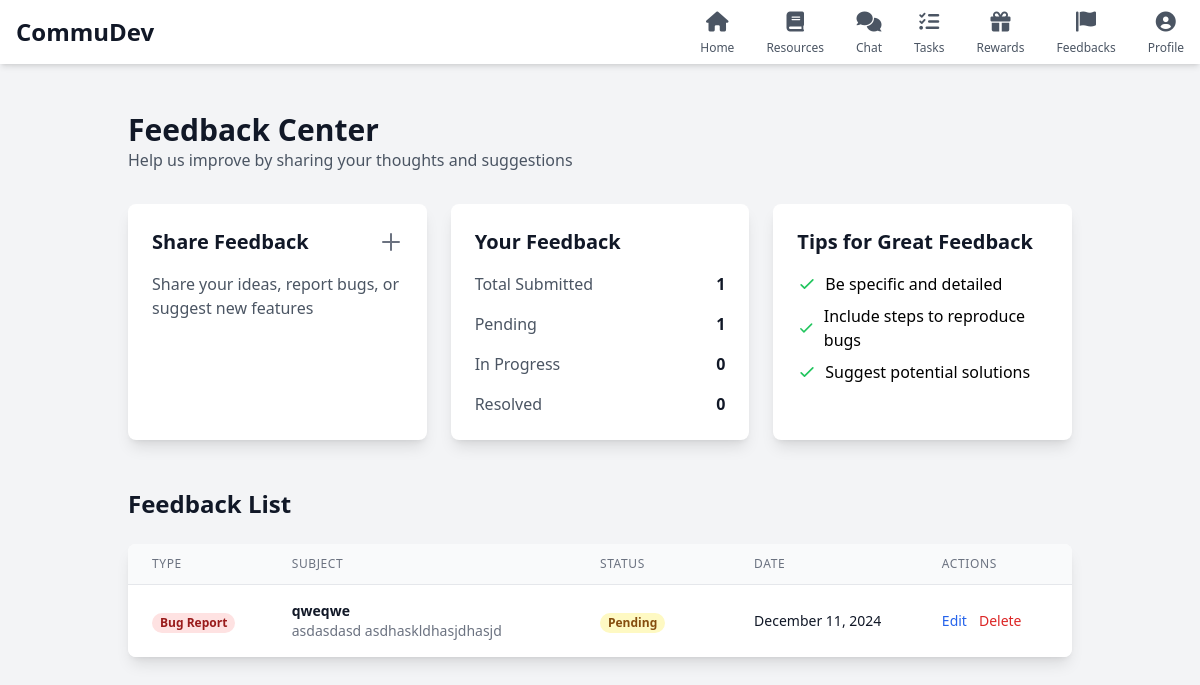
Before: /feedback/ (signed in) with the older database file.
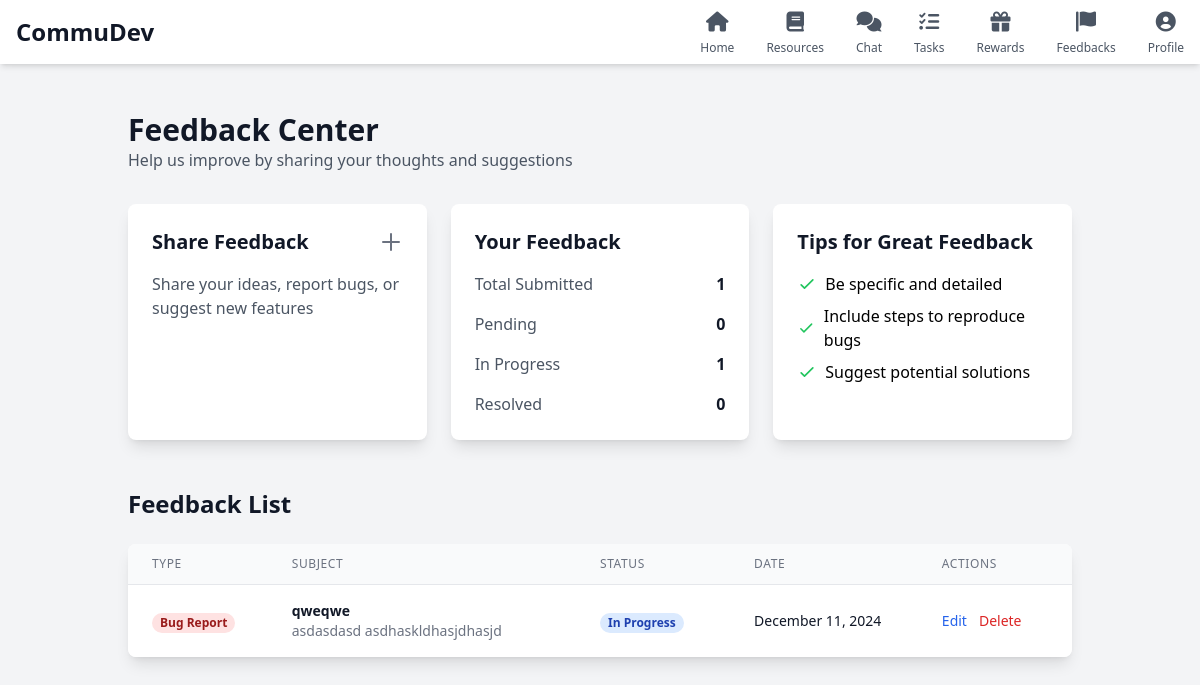
After: the same page with the newer database file.
### feedback/models.py (models this page shows, shortened)
class Feedback(models.Model):
    FEEDBACK_TYPES = [
        ('bug', 'Bug Report'),
        ('feature', 'Feature Request'),
        ('improvement', 'Improvement Suggestion'),
        ('general', 'General Feedback'),
        ('other', 'Other')
    ]
    STATUS_CHOICES = [
        ('pending', 'Pending'),
        ('in_progress', 'In Progress'),
        ('resolved', 'Resolved'),
        ('closed', 'Closed')
    ]
    feedback_id = models.AutoField(primary_key=True)
    user = models.ForeignKey(settings.AUTH_USER_MODEL, on_delete=models.CASCADE, related_name='feedbacks')
    feedback_type = models.CharField(max_length=100, choices=FEEDBACK_TYPES)
    subject = models.CharField(max_length=255)
    description = models.TextField()
    status = models.CharField(max_length=20, choices=STATUS_CHOICES, default='pending')
    date_submitted = models.DateTimeField(auto_now_add=True)
    date_resolved = models.DateTimeField(null=True, blank=True)
    resolution_notes = models.TextField(blank=True, null=True)
    priority = models.CharField(
        max_length=20,
        choices=[('low', 'Low'), ('medium', 'Medium'), ('high', 'High')],
        default='medium'
    )
    class Meta:
        ordering = ['-date_submitted']
        verbose_name = 'Feedback'
        verbose_name_plural = 'Feedbacks'

### feedback/views.py (the view)
# urls.py: path('', views.feedback_list, name='feedback-list'),
@login_required
def feedback_list(request):
    context = {
        'form': FeedbackForm(),
    }
    if request.user.is_staff:
        feedbacks = Feedback.objects.all().select_related('user').order_by('-date_submitted')
        context.update({
            'feedbacks': feedbacks,
            'all_feedback_stats': {
                'total': feedbacks.count(),
                'pending': feedbacks.filter(status='pending').count(),
                'in_progress': feedbacks.filter(status='in_progress').count(),
                'resolved': feedbacks.filter(status='resolved').count(),
            },
            'feedback_types': {
                'bug': feedbacks.filter(feedback_type='bug').count(),
                'feature': feedbacks.filter(feedback_type='feature').count(),
                'improvement': feedbacks.filter(feedback_type='improvement').count(),
                'general': feedbacks.filter(feedback_type='general').count(),
            }
        })
    else:
        feedbacks = Feedback.objects.filter(user=request.user).order_by('-date_submitted')
        context.update({
            'feedbacks': feedbacks,
            'feedback_stats': {
                'total': feedbacks.count(),
                'pending': feedbacks.filter(status='pending').count(),
                'in_progress': feedbacks.filter(status='in_progress').count(),
                'resolved': feedbacks.filter(status='resolved').count(),
            }
        })
    return render(request, 'feedback/feedback.html', context)

### feedback/templates/feedback/feedback.html (shortened to what the changed rows need)
<!DOCTYPE html>
<html lang="en">
<head>
    <script src="https://cdn.tailwindcss.com"></script>
    <link rel="stylesheet" href="https://cdnjs.cloudflare.com/ajax/libs/font-awesome/6.0.0/css/all.min.css" />
    <link rel="stylesheet" href="https://cdn.jsdelivr.net/npm/flatpickr/dist/themes/material_blue.css">
</head>
<body class="bg-gray-100 custom-scrollbar">
    <nav class="bg-white shadow-md fixed top-0 w-full z-50 h-16">
        <div class="w-full px-4 flex justify-between items-center h-full">
            <div class="flex-shrink-0">
                <h1 class="text-2xl font-bold text-gray-900">CommuDev</h1>
            </div>
        </div>
    </nav>
    <div class="container mx-auto px-4 py-8 mt-20">
        <div class="mb-8 ml-6 mr-6">
            <h2 class="text-3xl font-bold text-gray-900">Feedback Center</h2>
        </div>
        {% if not user.is_staff %}
        <div class="grid grid-cols-1 md:grid-cols-3 gap-6 ml-6 mr-6">
            <div class="bg-white rounded-lg shadow-lg p-6 transform transition-all duration-300 hover:shadow-xl cursor-pointer"
                 onclick="document.getElementById('createFeedbackModal').classList.remove('hidden')">
                <div class="flex items-center justify-between mb-4">
                    <h3 class="text-xl font-semibold text-gray-900">Share Feedback</h3>
                    <svg class="w-6 h-6 text-gray-500" fill="none" stroke="currentColor" viewBox="0 0 24 24">
                        <path stroke-linecap="round" stroke-linejoin="round" stroke-width="2" d="M12 4v16m8-8H4" />
                    </svg>
                </div>
                <p class="text-gray-600">Share your ideas, report bugs, or suggest new features</p>
            </div>
            <div class="bg-white rounded-lg shadow-lg p-6">
                <h3 class="text-xl font-semibold text-gray-900 mb-4">Your Feedback</h3>
                <div class="space-y-4">
                    <div class="flex justify-between items-center">
                        <span class="text-gray-600">Total Submitted</span>
                        <span class="text-gray-900 font-semibold">{{ feedback_stats.total }}</span>
                    </div>
                    <div class="flex justify-between items-center">
                        <span class="text-gray-600">Pending</span>
                        <span class="text-gray-900 font-semibold">{{ feedback_stats.pending }}</span>
                    </div>
                    <div class="flex justify-between items-center">
                        <span class="text-gray-600">In Progress</span>
                        <span class="text-gray-900 font-semibold">{{ feedback_stats.in_progress }}</span>
                    </div>
                    <div class="flex justify-between items-center">
                        <span class="text-gray-600">Resolved</span>
                        <span class="text-gray-900 font-semibold">{{ feedback_stats.resolved }}</span>
                    </div>
                </div>
            </div>
            <div class="bg-white rounded-lg shadow-lg p-6">
                <h3 class="text-xl font-semibold text-gray-900 mb-4">Tips for Great Feedback</h3>
                <ul class="space-y-2">
                    <li class="flex items-center">
                        <svg class="w-5 h-5 text-green-500 mr-2" fill="none" stroke="currentColor" viewBox="0 0 24 24">
                            <path stroke-linecap="round" stroke-linejoin="round" stroke-width="2" d="M5 13l4 4L19 7" />
                        </svg>
                        Be specific and detailed
                    </li>
                    <li class="flex items-center">
                        <svg class="w-5 h-5 text-green-500 mr-2" fill="none" stroke="currentColor" viewBox="0 0 24 24">
                            <path stroke-linecap="round" stroke-linejoin="round" stroke-width="2" d="M5 13l4 4L19 7" />
                        </svg>
                        Include steps to reproduce bugs
                    </li>
                    <li class="flex items-center">
                        <svg class="w-5 h-5 text-green-500 mr-2" fill="none" stroke="currentColor" viewBox="0 0 24 24">
                            <path stroke-linecap="round" stroke-linejoin="round" stroke-width="2" d="M5 13l4 4L19 7" />
                        </svg>
                        Suggest potential solutions
                    </li>
                </ul>
            </div>
        </div>
        {% endif %}
<div class="mt-12 ml-6 mr-6">
    <div class="bg-white rounded-lg shadow-lg overflow-hidden">
        <div class="relative">
            <div class="overflow-x-auto overflow-y-auto max-h-[500px]">
                <table class="min-w-full divide-y divide-gray-200">
                    <thead class="bg-gray-50 sticky top-0 z-10">
                        <tr>
                            <th class="px-6 py-3 text-left text-xs font-medium text-gray-500 uppercase tracking-wider w-[10%]">Type</th>
                            <th class="px-6 py-3 text-left text-xs font-medium text-gray-500 uppercase tracking-wider w-[30%]">Subject</th>
                            {% if not user.is_staff %}
                            <th class="px-6 py-3 text-left text-xs font-medium text-gray-500 uppercase tracking-wider w-[15%]">Status</th>
                            {% endif %}
                            <th class="px-6 py-3 text-left text-xs font-medium text-gray-500 uppercase tracking-wider w-[15%]">Date</th>
                            <th class="px-6 py-3 text-left text-xs font-medium text-gray-500 uppercase tracking-wider w-[15%]">Actions</th>
                        </tr>
                    </thead>
                    <tbody class="bg-white divide-y divide-gray-200">
                        {% for feedback in feedbacks %}
                        <tr>
                            <td class="px-6 py-4 whitespace-nowrap w-[10%]">
                                <span class="px-2 inline-flex text-xs leading-5 font-semibold rounded-full
                                    {% if feedback.feedback_type == 'bug' %}bg-red-100 text-red-800
                                    {% elif feedback.feedback_type == 'feature' %}bg-blue-100 text-blue-800
                                    {% elif feedback.feedback_type == 'improvement' %}bg-purple-100 text-purple-800
                                    {% else %}bg-green-100 text-green-800{% endif %}">
                                    {{ feedback.get_feedback_type_display }}
                                </span>
                            </td>
                            <td class="px-6 py-4 w-[30%]">
                                <div class="text-sm text-gray-900 font-semibold">{{ feedback.subject }}</div>
                                <div class="text-sm text-gray-500">{{ feedback.description|truncatechars:100 }}</div>
                            </td>
                            {% if not user.is_staff %}
                            <td class="px-6 py-4 whitespace-nowrap w-[15%]">
                                <span class="px-2 inline-flex text-xs leading-5 font-semibold rounded-full
                                    {% if feedback.status == 'resolved' %}bg-green-100 text-green-800
                                    {% elif feedback.status == 'in_progress' %}bg-blue-100 text-blue-800
                                    {% elif feedback.status == 'closed' %}bg-gray-100 text-gray-800
                                    {% else %}bg-yellow-100 text-yellow-800{% endif %}">
                                    {{ feedback.get_status_display }}
                                </span>
                            </td>
                            {% endif %}
                            <td class="px-6 py-4 whitespace-nowrap text-sm text-gray-900 w-[15%]">
                                {{ feedback.date_submitted|date:"F j, Y" }}
                            </td>
                            <td class="px-6 py-4 whitespace-nowrap text-sm font-medium w-[15%]">
                                {% if user.is_staff %}
                                <select onchange="updateStatus({{ feedback.pk }}, this.value)" class="w-full text-sm rounded-md border-gray-300 shadow-sm focus:border-blue-300 focus:ring focus:ring-blue-200 focus:ring-opacity-50">
                                    <option value="pending" {% if feedback.status == 'pending' %}selected{% endif %}>Pending</option>
                                    <option value="in_progress" {% if feedback.status == 'in_progress' %}selected{% endif %}>In Progress</option>
                                    <option value="resolved" {% if feedback.status == 'resolved' %}selected{% endif %}>Resolved</option>
                                    <option value="closed" {% if feedback.status == 'closed' %}selected{% endif %}>Closed</option>
                                </select>
                                {% else %}
                                    {% if feedback.user == request.user %}
                                    <div class="flex space-x-2">
                                        <button onclick="editFeedback({{ feedback.pk }})" class="text-blue-600 hover:text-blue-900 mr-1">Edit</button>
                                        <button onclick="deleteFeedback({{ feedback.pk }})" class="text-red-600 hover:text-red-900">Delete</button>
                                    </div>
                                    {% endif %}
                                {% endif %}
                            </td>
                        </tr>
                        {% endfor %}
                    </tbody>
                </table>
            </div>
        </div>
    </div>
</div>
</body>
</html>

Changed rows visible on the page:
changed Feedback "qweqwe": status "Pending" → "In Progress"
Other visible differences:
{{ feedback_stats.pending }}: "1" → "0"
{{ feedback_stats.in_progress }}: "0" → "1"
